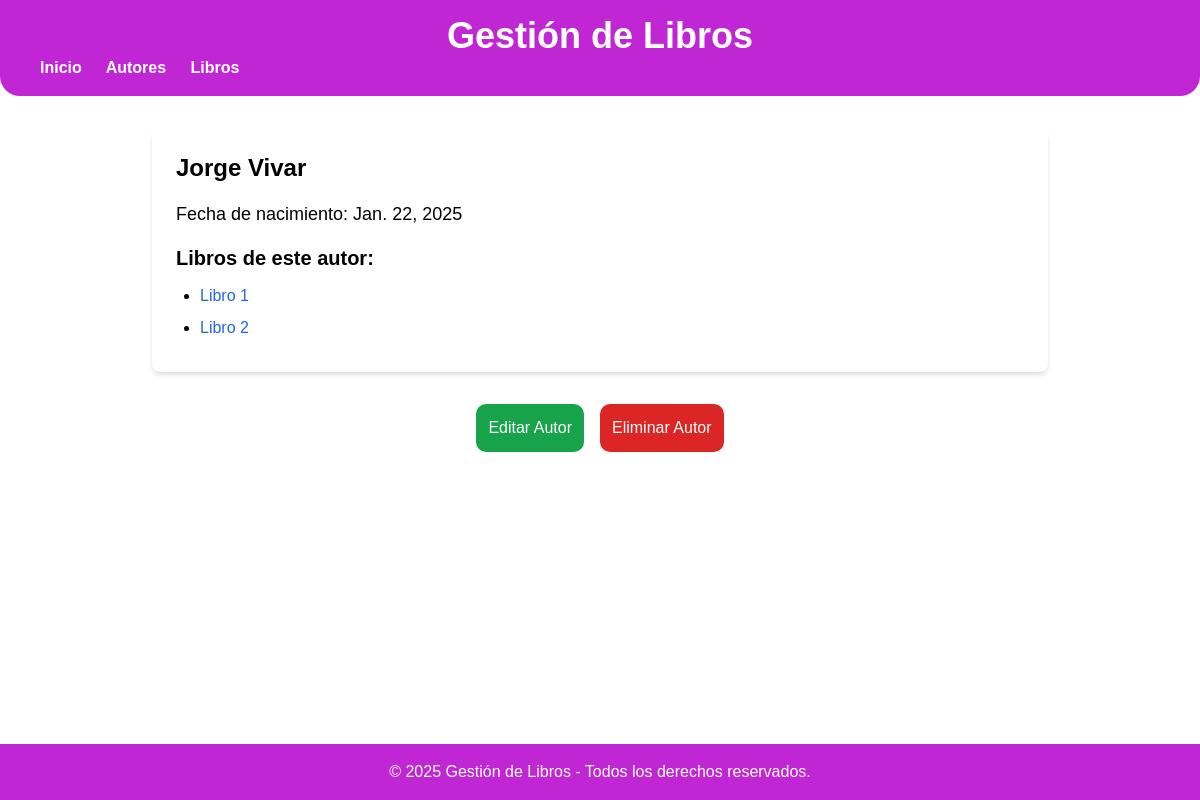
/gestion/autores/1/, run on an earlier commit of the app's database.
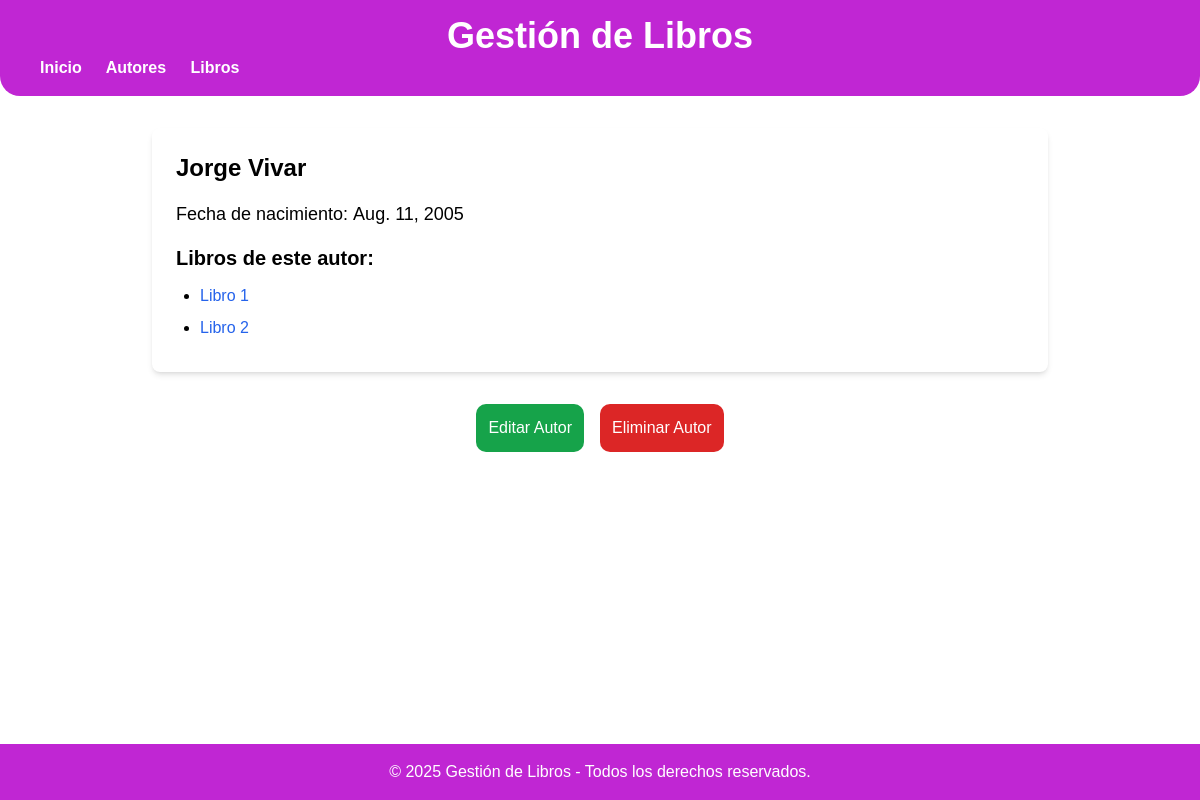
And on a later commit of the database.
### myapp/models.py (models this page shows, shortened)
class Autor(models.Model):
    nombre= models.CharField(max_length=100)
    apellido= models.CharField(max_length=100)
    fecha_nacimiento= models.DateField()

### myapp/views.py (the view)
# urls.py: path('autores/<int:pk>/', views.AutorDetailView.as_view(), name='detalle_autor'),
class AutorDetailView(DetailView):
    model = Autor
    template_name = 'detalle_autor.html'
    context_object_name = 'autor'

### templates/detalle_autor.html (shortened to what this page needs)
{% extends 'layouts/base.html' %}
{% block content %}
<h1 class="text-2xl font-semibold mb-4 capitalize">{{ object.nombre }} {{ object.apellido }}</h1>
<p class="text-lg mb-4">Fecha de nacimiento: <span class="font-medium">{{ object.fecha_nacimiento }}</span></p>
<h2 class="text-xl font-bold mb-3">Libros de este autor:</h2>
<ul class="list-disc pl-6">
    {% for libro in object.libro_set.all %}
    <li class="mb-2">
        <a href="{% url 'detalle_libro' libro.id %}" class="text-blue-600 hover:underline">{{ libro.titulo }}</a>
    </li>
    {% empty %}
    <p class="text-gray-600">Este autor aún no tiene libros registrados.</p>
    {% endfor %}
</ul>
{% endblock %}
{% block actions %}
<div class="max-w-4xl mx-auto mt-8 bg-white rounded-lg flex flex-col items-center">
    <div class="flex gap-4 justify-center">
        <a href="{% url 'edit_autor' object.id %}" class="bg-green-600 p-3 text-white rounded-[10px] hover:bg-green-500">Editar Autor</a>
        <a href="{% url 'delete_autor' object.id  %}" class="bg-red-600 p-3 text-white rounded-[10px] hover:bg-red-500">Eliminar Autor</a>
    </div>
</div>
{% endblock%}

What changed in the data, as far as the page shows it:
changed Autor "Jorge": fecha_nacimiento "Jan. 22, 2025" → "Aug. 11, 2005"
